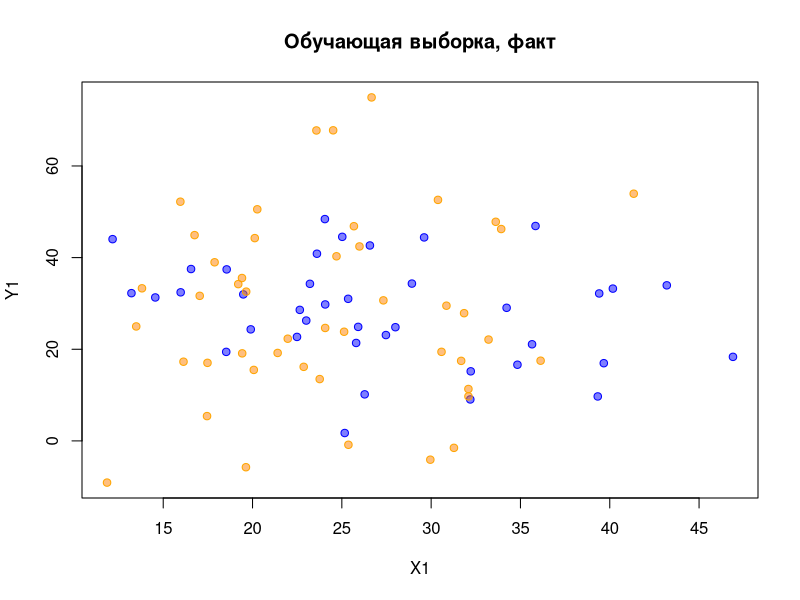
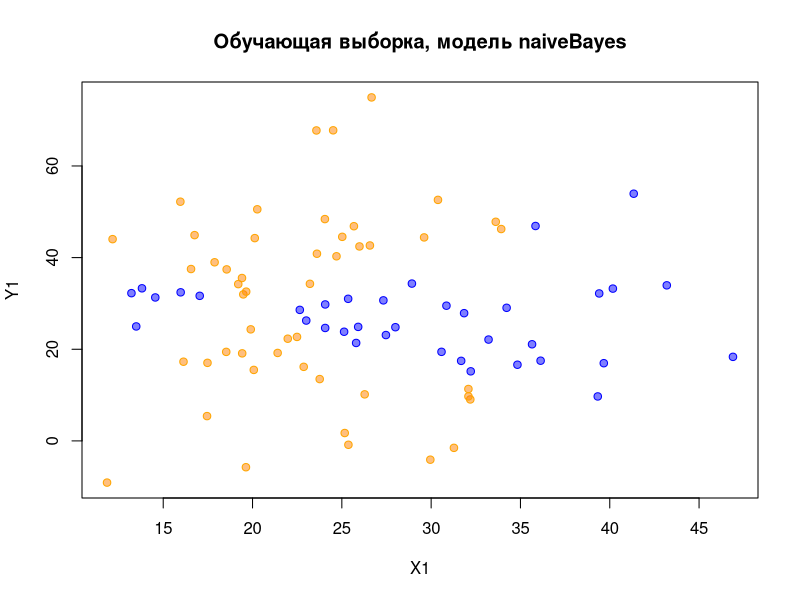
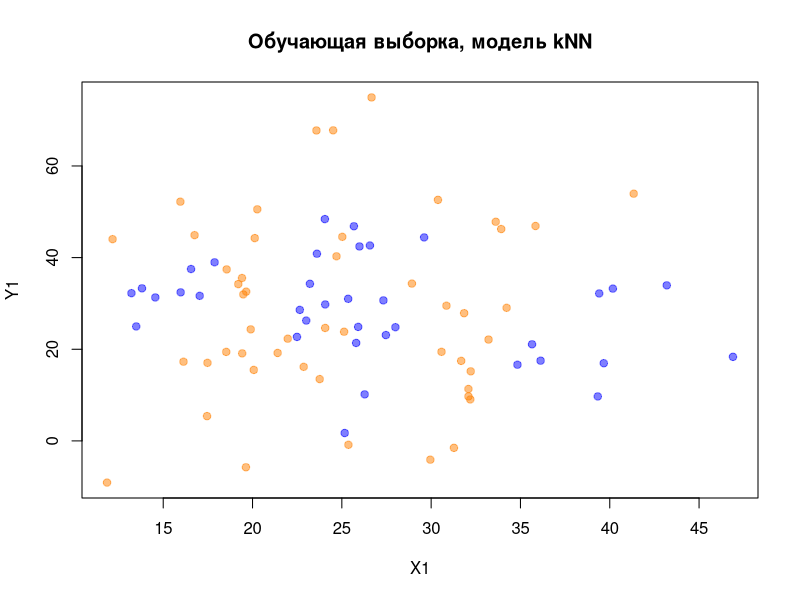

Here is the R script that generated these plots, in order:
## ---- chunk 1
knitr::opts_chunk$set(echo = TRUE)
## ---- chunk 2
library('knitr')
library('class')
library('e1071')
library('MASS')

# Ядро
my.seed <- 12345

# Генерируем данные
n <- 100
train.percent <- 0.85

# х-ы -- двумерные нормальные случайные величины
set.seed(my.seed)
class.0 <- mvrnorm(45, mu = c(30, 26),
                   Sigma = matrix(c(7.2^2, 0, 0, 10.2^2), 2, 2,
                                  byrow = T))
set.seed(my.seed + 1)
class.1 <- mvrnorm(55, mu = c(25, 29),
                   Sigma = matrix(c(5.8^2, 0, 0, 17.8^2), 2, 2,
                                  byrow = T))
# Записываем х-ы в единые векторы (объединяем классы 0 и 1)
x1 <- c(class.0[, 1], class.1[, 1])
x2 <- c(class.0[, 2], class.1[, 2])

# Фактические классы Y
y <- c(rep(0, nrow(class.0)), rep(1, nrow(class.1)))

# Классы для наблюдений сетки
rules <- function(x1, x2){
  ifelse(x2 < 1.6*x1 + 19, 0, 1)
}

# Отбираем наблюдения в обучающую выборку

set.seed(my.seed)
inTrain <- sample(seq_along(x1), train.percent*n)
x1.train <- x1[inTrain]
x2.train <- x2[inTrain]
x1.test <- x1[-inTrain]
x2.test <- x2[-inTrain]

# используем истинные правила, чтобы присвоить фактические классы
y.train <- y[inTrain]
y.test <- y[-inTrain]

# фрейм с обучающей выборкой
df.train.1 <- data.frame(x1 = x1.train, x2 = x2.train, y = y.train)
# фрейм с тестовой выборкой
df.test.1 <- data.frame(x1 = x1.test, x2 = x2.test)
## ---- chunk 3
# Рисуем обучающую выборку на графике
# цвета для графиков
cls <- c('blue', 'orange')
cls.t <- c(rgb(0, 0, 1, alpha = 0.5), rgb(1,0.5,0, alpha = 0.5))

# график истинных классов
plot(df.train.1$x1, df.train.1$x2, 
     pch = 21, bg = cls.t[df.train.1[, 'y'] + 1], 
     col = cls[df.train.1[, 'y'] + 1],
     xlab = 'X1', ylab = 'Y1',
     main = 'Обучающая выборка, факт')
## ---- chunk 4
# Байесовский классификатор
#  наивный байес: непрерывные объясняющие переменные

# строим модель
nb <- naiveBayes(y ~ ., data = df.train.1)
# получаем модельные значения на обучающей выборке как классы
y.nb.train <- ifelse(predict(nb, df.train.1[, -3], 
                             type = "raw")[, 2] > 0.5, 1, 0)

# точки наблюдений, предсказанных по модели
plot(df.train.1$x1, df.train.1$x2, 
     pch = 21, bg = cls.t[y.nb.train + 1],
     col = cls[y.nb.train + 1], 
     xlab = 'X1', ylab = 'Y1',
     main = 'Обучающая выборка, модель naiveBayes')

# матрица неточностей на обучающей выборке
tbl1 <- table(y.train, y.nb.train)
tbl1

# точность, или верность (Accuracy)
Acc1 <- sum(diag(tbl1)) / sum(tbl1)
Acc1
## ---- chunk 5

# прогноз на тестовую выборку
y.nb.test <- ifelse(predict(nb, df.test.1, type = "raw")[, 2] > 0.5, 1, 0)

# матрица неточностей на тестовой выборке
tbl1 <- table(y.test, y.nb.test)
tbl1

# точность, или верность (Accuracy)
Acc1 <- sum(diag(tbl1)) / sum(tbl1)
Acc1

## ---- chunk 6

# Метод kNN
#  k = 3

# строим модель и делаем прогноз
y.knn.train <- knn(train = scale(df.train.1[, -3]), 
                   test = scale(df.train.1[, -3]),
                   cl = df.train.1$y, k = 3)

# точки наблюдений, предсказанных по модели
plot(df.train.1$x1, df.train.1$x2, 
     pch = 21, bg = cls.t[as.numeric(y.knn.train)], 
     col = cls.t[as.numeric(y.knn.train)],
     xlab = 'X1', ylab = 'Y1',
     main = 'Обучающая выборка, модель kNN')

# матрица неточностей на обучающей выборке
tbl2 <- table(y.train, y.knn.train)
tbl2

# точность (Accuracy)
Acc2 <- sum(diag(tbl2)) / sum(tbl2)
Acc2
## ---- chunk 7

# прогноз на тестовую выборку
y.knn.test <- knn(train = scale(df.train.1[, -3]), 
                  test = scale(df.test.1[, -3]),
                  cl = df.train.1$y, k = 3)

# матрица неточностей на тестовой выборке
tbl2 <- table(y.test, y.knn.test)
tbl2

# точность (Accuracy)
Acc2 <- sum(diag(tbl2)) / sum(tbl2)
Acc2

## ---- chunk 8
TPR <- c(round(tbl1[2,2]/sum(tbl1[2,]),3), round(tbl2[2,2]/sum(tbl2[2,]),3)) # чувствительность
SPC <- c(round(tbl1[1,1]/sum(tbl1[,1]),3), round(tbl2[1,1]/sum(tbl2[,1]),3)) # специфичность
PPV <- c(round(tbl1[2,2]/sum(tbl1[,2]),3), round(tbl2[2,2]/sum(tbl2[,2]),3)) # ценность положительного прогноза
NPV <- c(round(tbl1[1,1]/sum(tbl1[,1]),3), round(tbl2[1,1]/sum(tbl2[,1]),3)) # ценность отрицательного прогноза
FNR <- 1-TPR # доля положительных исходов
FPR <- 1-SPC # доля ложных срабатываний
FDR <- 1-PPV # доля ложного обнаружения
MCC <- c(round((tbl1[1,1]*tbl1[2,2]-tbl1[1,2]*tbl1[2,1])/sqrt(sum(tbl1[,2])*sum(tbl1[2,])*sum(tbl1[1,])*sum(tbl1[,1])),3), round((tbl2[1,1]*tbl2[2,2]-tbl2[1,2]*tbl2[2,1])/sqrt(sum(tbl2[,2])*sum(tbl2[2,])*sum(tbl2[1,])*sum(tbl2[,1])),3)) # корреляция Мэтьюса 

ch.fr <- rbind(TPR, SPC, PPV, NPV, FNR, FPR, FDR, MCC)
colnames(ch.fr)<-c('Модель 1', 'Модель 2')
kable(ch.fr)
